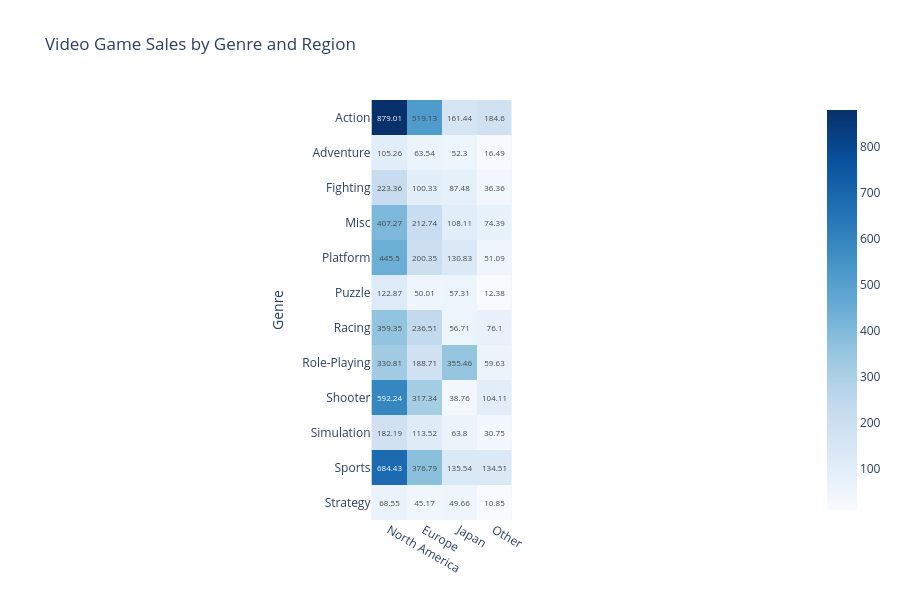

This figure's notebook cell:
### Markdown cell above
Before creating the heatmap, I grouped the data by genre and calculated the total sales for each region. This made it easier to compare how genres performed across North America, Europe, Japan, and other regions.

### Code cell
fig = px.imshow(
    region_sales,
    text_auto=True,
    color_continuous_scale="Blues",
    title="Video Game Sales by Genre and Region"
)

# I Renamed the region labels so they are easier to read.
fig.update_xaxes(
    ticktext=["North America", "Europe", "Japan", "Other"],
    tickvals=[0, 1, 2, 3]
)
    
# I Increased the figure size so the heatmap is easier to view thna using the auto since it was very small with the auto layout.    
fig.update_layout(
    width=900,
    height=600
)

fig.show()

### Figure 1 — Plotly figure (JSON) as saved in the notebook; plotly's stock layout.template omitted (floating-point values rounded to 4 significant figures)
{"data": [{"coloraxis": "coloraxis", "hovertemplate": "x: %{x}<br>Genre: %{y}<br>color: %{z}<extra></extra>", "name": "0", "texttemplate": "%{z}", "type": "heatmap", "x": ["NA_Sales", "EU_Sales", "JP_Sales", "Other_Sales"], "xaxis": "x", "y": ["Action", "Adventure", "Fighting", "Misc", "Platform", "Puzzle", "Racing", "Role-Playing", "Shooter", "Simulation", "Sports", "Strategy"], "yaxis": "y", "z": [[879.0, 519.1, 161.4, 184.6], [105.3, 63.54, 52.3, 16.49], [223.4, 100.3, 87.48, 36.36], [407.3, 212.7, 108.1, 74.39], [445.5, 200.3, 130.8, 51.09], [122.9, 50.01, 57.31, 12.38], [359.4, 236.5, 56.71, 76.1], [330.8, 188.7, 355.5, 59.63], [592.2, 317.3, 38.76, 104.1], [182.2, 113.5, 63.8, 30.75], [684.4, 376.8, 135.5, 134.5], [68.55, 45.17, 49.66, 10.85]]}], "layout": {"coloraxis": {"colorscale": [[0, "rgb(247,251,255)"], [0.125, "rgb(222,235,247)"], [0.25, "rgb(198,219,239)"], [0.375, "rgb(158,202,225)"], [0.5, "rgb(107,174,214)"], [0.625, "rgb(66,146,198)"], [0.75, "rgb(33,113,181)"], [0.875, "rgb(8,81,156)"], [1, "rgb(8,48,107)"]]}, "height": 600, "title": {"text": "Video Game Sales by Genre and Region"}, "width": 900, "xaxis": {"anchor": "y", "constrain": "domain", "domain": [0, 1], "scaleanchor": "y", "ticktext": ["North America", "Europe", "Japan", "Other"], "tickvals": [0, 1, 2, 3]}, "yaxis": {"anchor": "x", "autorange": "reversed", "constrain": "domain", "domain": [0, 1], "title": {"text": "Genre"}}}}
